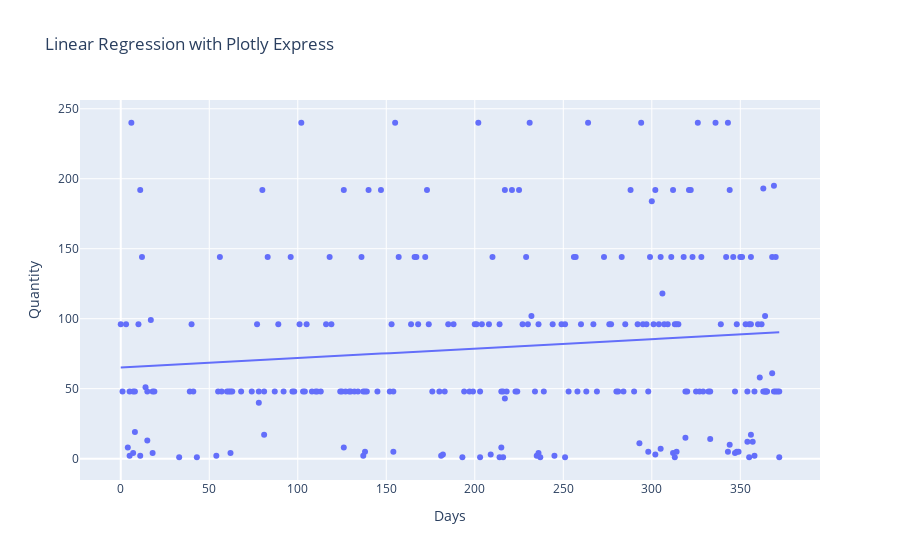

Notebook code cell kept with this figure:
### Code cell
# Mengambil fitur (X) dan target (y) dari DataFrame
X = df_model['Days'].values.reshape(-1, 1)
y = df_model['Quantity'].values.reshape(-1, 1)

# Membuat model Linear Regression
model = LinearRegression()

# Melatih model dengan seluruh data
model.fit(X, y)

# Membuat prediksi menggunakan seluruh data
y_pred = model.predict(X)

# Membuat DataFrame untuk hasil prediksi
df_pred = pd.DataFrame({
    'Days': df_model['Days'],
    'Quantity': y_pred.flatten()
})

# Menampilkan plot hasil prediksi
fig = px.scatter(df_model, x='Days', y='Quantity', title='Linear Regression with Plotly Express')
fig.add_trace(px.line(df_pred, x='Days', y='Quantity').data[0])  # Menambahkan garis regresi
fig.show()

### Figure 1 — Plotly figure (JSON) as saved in the notebook; plotly's stock layout.template omitted (floating-point values rounded to 4 significant figures; data arrays with more than 128 entries replaced by an {"elided": "..."} marker saying what was removed)
{"data": [{"hovertemplate": "Days=%{x}<br>Quantity=%{y}<extra></extra>", "legendgroup": "", "marker": {"color": "#636efa", "symbol": "circle"}, "mode": "markers", "name": "", "orientation": "v", "showlegend": false, "type": "scatter", "x": {"elided": "248 int values"}, "xaxis": "x", "y": {"elided": "248 int values"}, "yaxis": "y"}, {"hovertemplate": "Days=%{x}<br>Quantity=%{y}<extra></extra>", "legendgroup": "", "line": {"color": "#636efa", "dash": "solid"}, "marker": {"symbol": "circle"}, "mode": "lines", "name": "", "orientation": "v", "showlegend": false, "type": "scatter", "x": {"elided": "248 int values"}, "xaxis": "x", "y": {"elided": "248 float values"}, "yaxis": "y"}], "layout": {"legend": {"tracegroupgap": 0}, "title": {"text": "Linear Regression with Plotly Express"}, "xaxis": {"anchor": "y", "domain": [0, 1], "title": {"text": "Days"}}, "yaxis": {"anchor": "x", "domain": [0, 1], "title": {"text": "Quantity"}}}}
